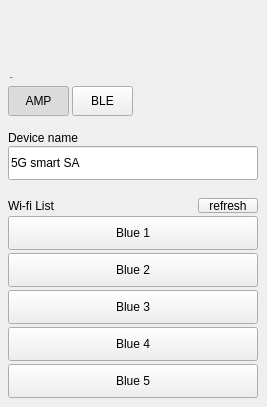
    <widget class="QWidget" name="page_2">
     <widget class="QPushButton" name="blutoothofbtn">
      <property name="geometry">
       <rect>
        <x>8</x>
        <y>21</y>
        <width>90</width>
        <height>30</height>
       </rect>
      </property>
      <property name="styleSheet">
       <string notr="true">QPushButton { border-style: flat;}
#networkset[pltdismode=&quot;indoor&quot;] QPushButton
{
background-image: url(:/bit/image/btn_radio_off_w90.png);
}

#networkset[pltdismode=&quot;outdoor&quot;] QPushButton
{
background-image: url(:/bit/image/btn_radio_off_w90.png);
}

#networkset[pltdismode=&quot;night&quot;] QPushButton
{
background-color:rgba(0,0,0,0);
background-image: url(:/bit/image/night_Off.png);
}</string>
      </property>
      <property name="text">
       <string/>
      </property>
      <property name="checkable">
       <bool>true</bool>
      </property>
     </widget>
     <widget class="QLabel" name="lblBluMode">
      <property name="geometry">
       <rect>
        <x>10</x>
        <y>70</y>
        <width>104</width>
        <height>15</height>
       </rect>
      </property>
      <property name="font">
       <font>
        <family>Arial</family>
        <pointsize>-1</pointsize>
        <weight>75</weight>
        <italic>false</italic>
        <bold>true</bold>
       </font>
      </property>
      <property name="styleSheet">
       <string notr="true">#networkset[pltdismode=&quot;indoor&quot;] QLabel
{
color:rgba(127, 127, 127, 1);
font:75 13px &quot;Arial&quot;;
font-weight:bold;
}

#networkset[pltdismode=&quot;outdoor&quot;] QLabel
{
color:rgba(127, 127, 127, 1);
font:75 13px &quot;Arial&quot;;
font-weight:bold;
}

#networkset[pltdismode=&quot;night&quot;] QLabel
{
color:rgba(88, 77, 58, 1);
font:75 13px &quot;Arial&quot;;
font-weight:bold;
}



</string>
      </property>
      <property name="text">
       <string>Mode</string>
      </property>
     </widget>
     <widget class="QPushButton" name="blu_4">
      <property name="geometry">
       <rect>
        <x>8</x>
        <y>327</y>
        <width>250</width>
        <height>34</height>
       </rect>
      </property>
      <property name="styleSheet">
       <string notr="true">#networkset[pltdismode=&quot;indoor&quot;] QPushButton
{
	background-color: rgba(211, 211, 211, 1);
	color:rgb(0,0,0);
	border:2px solid white;
	padding-left:10px;
}
#networkset[pltdismode=&quot;indoor&quot;]  QPushButton:checked
{
	font-weight:bold;	
}

#networkset[pltdismode=&quot;outdoor&quot;] QPushButton
{
	background-color: rgba(211, 211, 211, 1);
	color:rgb(0,0,0);
	border:2px solid white;
	padding-left:10px;
}
#networkset[pltdismode=&quot;outdoor&quot;]  QPushButton:checked
{
	font-weight:bold;	
}

#networkset[pltdismode=&quot;night&quot;] QPushButton
{
	background-color: rgba(24, 23, 20, 1);
	color:rgba(250, 218, 166, 1);
	border:2px solid black;
	padding-left:10px;
}
#networkset[pltdismode=&quot;night&quot;]  QPushButton:checked
{
	font-weight:bold;	
}


</string>
      </property>
      <property name="text">
       <string>Blue 4</string>
      </property>
     </widget>
     <widget class="focuslinedit" name="EditDevName_2">
      <property name="geometry">
       <rect>
        <x>8</x>
        <y>146</y>
        <width>250</width>
        <height>34</height>
       </rect>
      </property>
      <property name="styleSheet">
       <string notr="true">#networkset[pltdismode=&quot;indoor&quot;] QLineEdit
{
font:75 16px &quot;Arial&quot;;
border-image: url(:/bit/image/input_box_w180.png);
padding-left:10px;
color: rgba(0, 42, 94, 1);
}
#networkset[pltdismode=&quot;outdoor&quot;] QLineEdit
{
font:75 16px &quot;Arial&quot;;
border-image: url(:/bit/image/input_box_w180.png);
padding-left:10px;
color: rgba(0, 42, 94, 1);
}
#networkset[pltdismode=&quot;night&quot;] QLineEdit
{
font:75 16px &quot;Arial&quot;;
background-color: rgba(24,23,20,1);
padding-left:10px;
color: rgba(7,97,116, 1);
}</string>
      </property>
      <property name="text">
       <string>5G smart SA</string>
      </property>
     </widget>
     <widget class="QPushButton" name="blu_3">
      <property name="geometry">
       <rect>
        <x>8</x>
        <y>290</y>
        <width>250</width>
        <height>34</height>
       </rect>
      </property>
      <property name="styleSheet">
       <string notr="true">#networkset[pltdismode=&quot;indoor&quot;] QPushButton
{
	background-color: rgba(211, 211, 211, 1);
	color:rgb(0,0,0);
	border:2px solid white;
	padding-left:10px;
}
#networkset[pltdismode=&quot;indoor&quot;]  QPushButton:checked
{
	font-weight:bold;	
}

#networkset[pltdismode=&quot;outdoor&quot;] QPushButton
{
	background-color: rgba(211, 211, 211, 1);
	color:rgb(0,0,0);
	border:2px solid white;
	padding-left:10px;
}
#networkset[pltdismode=&quot;outdoor&quot;]  QPushButton:checked
{
	font-weight:bold;	
}

#networkset[pltdismode=&quot;night&quot;] QPushButton
{
	background-color: rgba(24, 23, 20, 1);
	color:rgba(250, 218, 166, 1);
	border:2px solid black;
	padding-left:10px;
}
#networkset[pltdismode=&quot;night&quot;]  QPushButton:checked
{
	font-weight:bold;	
}


</string>
      </property>
      <property name="text">
       <string>Blue 3</string>
      </property>
     </widget>
     <widget class="QLabel" name="lblBluList">
      <property name="geometry">
       <rect>
        <x>8</x>
        <y>198</y>
        <width>104</width>
        <height>15</height>
       </rect>
      </property>
      <property name="styleSheet">
       <string notr="true">#networkset[pltdismode=&quot;indoor&quot;] QLabel
{
color:rgba(127, 127, 127, 1);
font:75 13px &quot;Arial&quot;;
font-weight:bold;
}

#networkset[pltdismode=&quot;outdoor&quot;] QLabel
{
color:rgba(127, 127, 127, 1);
font:75 13px &quot;Arial&quot;;
font-weight:bold;
}

#networkset[pltdismode=&quot;night&quot;] QLabel
{
color:rgba(88, 77, 58, 1);
font:75 13px &quot;Arial&quot;;
font-weight:bold;
}



</string>
      </property>
      <property name="text">
       <string>Wi-fi List</string>
      </property>
     </widget>
     <widget class="QPushButton" name="blu_1">
      <property name="geometry">
       <rect>
        <x>8</x>
        <y>216</y>
        <width>250</width>
        <height>34</height>
       </rect>
      </property>
      <property name="styleSheet">
       <string notr="true">#networkset[pltdismode=&quot;indoor&quot;] QPushButton
{
	background-color: rgba(211, 211, 211, 1);
	color:rgb(0,0,0);
	border:2px solid white;
	padding-left:10px;
}
#networkset[pltdismode=&quot;indoor&quot;]  QPushButton:checked
{
	font-weight:bold;	
}

#networkset[pltdismode=&quot;outdoor&quot;] QPushButton
{
	background-color: rgba(211, 211, 211, 1);
	color:rgb(0,0,0);
	border:2px solid white;
	padding-left:10px;
}
#networkset[pltdismode=&quot;outdoor&quot;]  QPushButton:checked
{
	font-weight:bold;	
}

#networkset[pltdismode=&quot;night&quot;] QPushButton
{
	background-color: rgba(24, 23, 20, 1);
	color:rgba(250, 218, 166, 1);
	border:2px solid black;
	padding-left:10px;
}
#networkset[pltdismode=&quot;night&quot;]  QPushButton:checked
{
	font-weight:bold;	
}


</string>
      </property>
      <property name="text">
       <string>Blue 1</string>
      </property>
      <property name="default">
       <bool>false</bool>
      </property>
      <property name="flat">
       <bool>false</bool>
      </property>
     </widget>
     <widget class="QPushButton" name="blu_5">
      <property name="geometry">
       <rect>
        <x>8</x>
        <y>364</y>
        <width>250</width>
        <height>34</height>
       </rect>
      </property>
      <property name="styleSheet">
       <string notr="true">#networkset[pltdismode=&quot;indoor&quot;] QPushButton
{
	background-color: rgba(211, 211, 211, 1);
	color:rgb(0,0,0);
	border:2px solid white;
	padding-left:10px;
}
#networkset[pltdismode=&quot;indoor&quot;]  QPushButton:checked
{
	font-weight:bold;	
}

#networkset[pltdismode=&quot;outdoor&quot;] QPushButton
{
	background-color: rgba(211, 211, 211, 1);
	color:rgb(0,0,0);
	border:2px solid white;
	padding-left:10px;
}
#networkset[pltdismode=&quot;outdoor&quot;]  QPushButton:checked
{
	font-weight:bold;	
}

#networkset[pltdismode=&quot;night&quot;] QPushButton
{
	background-color: rgba(24, 23, 20, 1);
	color:rgba(250, 218, 166, 1);
	border:2px solid black;
	padding-left:10px;
}
#networkset[pltdismode=&quot;night&quot;]  QPushButton:checked
{
	font-weight:bold;	
}


</string>
      </property>
      <property name="text">
       <string>Blue 5</string>
      </property>
     </widget>
     <widget class="QPushButton" name="blu_2">
      <property name="geometry">
       <rect>
        <x>8</x>
        <y>253</y>
        <width>250</width>
        <height>34</height>
       </rect>
      </property>
      <property name="styleSheet">
       <string notr="true">#networkset[pltdismode=&quot;indoor&quot;] QPushButton
{
	background-color: rgba(211, 211, 211, 1);
	color:rgb(0,0,0);
	border:2px solid white;
	padding-left:10px;
}
#networkset[pltdismode=&quot;indoor&quot;]  QPushButton:checked
{
	font-weight:bold;	
}

#networkset[pltdismode=&quot;outdoor&quot;] QPushButton
{
	background-color: rgba(211, 211, 211, 1);
	color:rgb(0,0,0);
	border:2px solid white;
	padding-left:10px;
}
#networkset[pltdismode=&quot;outdoor&quot;]  QPushButton:checked
{
	font-weight:bold;	
}

#networkset[pltdismode=&quot;night&quot;] QPushButton
{
	background-color: rgba(24, 23, 20, 1);
	color:rgba(250, 218, 166, 1);
	border:2px solid black;
	padding-left:10px;
}
#networkset[pltdismode=&quot;night&quot;]  QPushButton:checked
{
	font-weight:bold;	
}


</string>
      </property>
      <property name="text">
       <string>Blue 2</string>
      </property>
      <property name="checkable">
       <bool>false</bool>
      </property>
      <property name="checked">
       <bool>false</bool>
      </property>
     </widget>
     <widget class="QPushButton" name="pb_blu_refresh">
      <property name="geometry">
       <rect>
        <x>198</x>
        <y>198</y>
        <width>60</width>
        <height>15</height>
       </rect>
      </property>
      <property name="styleSheet">
       <string notr="true">#networkset[pltdismode=&quot;indoor&quot;] QPushButton
{
	color:rgba(6, 62, 97, 1);
	font:75 13px &quot;Arial&quot;;
	font-weight:bold;
}

#networkset[pltdismode=&quot;outdoor&quot;] QPushButton
{
	color:rgba(6, 62, 97, 1);
	font:75 13px &quot;Arial&quot;;
	font-weight:bold;
}

#networkset[pltdismode=&quot;night&quot;] QPushButton
{
	color:rgba(7, 97, 116, 1);
	font:75 13px &quot;Arial&quot;;
	font-weight:bold;
	background-color:rgba(0,0,0,0);
}</string>
      </property>
      <property name="text">
       <string>refresh</string>
      </property>
     </widget>
     <widget class="QLabel" name="lblDevName">
      <property name="geometry">
       <rect>
        <x>8</x>
        <y>130</y>
        <width>104</width>
        <height>15</height>
       </rect>
      </property>
      <property name="styleSheet">
       <string notr="true">#networkset[pltdismode=&quot;indoor&quot;] QLabel
{
color:rgba(127, 127, 127, 1);
font:75 13px &quot;Arial&quot;;
font-weight:bold;
}

#networkset[pltdismode=&quot;outdoor&quot;] QLabel
{
color:rgba(127, 127, 127, 1);
font:75 13px &quot;Arial&quot;;
font-weight:bold;
}

#networkset[pltdismode=&quot;night&quot;] QLabel
{
color:rgba(88, 77, 58, 1);
font:75 13px &quot;Arial&quot;;
font-weight:bold;
}



</string>
      </property>
      <property name="text">
       <string>Device name</string>
      </property>
     </widget>
     <widget class="QPushButton" name="pb_AMP">
      <property name="geometry">
       <rect>
        <x>8</x>
        <y>86</y>
        <width>61</width>
        <height>30</height>
       </rect>
      </property>
      <property name="styleSheet">
       <string notr="true">#networkset[pltdismode=&quot;indoor&quot;] QPushButton:checked{
	color:rgba(87, 87, 87,1);
	padding: 8px 14px 7px 15px;
	background-image: url(:/bit/image/popup/btn_left.png);
}

#networkset[pltdismode=&quot;indoor&quot;] QPushButton
{
	color:rgba(123, 123, 123,1);
	font: 75 13px &quot;Arial&quot;;
	border-style:flat;
	font-weight:bold;
	padding: 8px 14px 7px 15px;
	background-image: url(:/bit/image/popup/btn_right.png);
}

#networkset[pltdismode=&quot;outdoor&quot;] QPushButton:checked{
	color:rgba(87, 87, 87,1);
	padding: 8px 14px 7px 15px;
	background-image: url(:/bit/image/popup/btn_left.png);
}

#networkset[pltdismode=&quot;outdoor&quot;] QPushButton
{
	color:rgba(123, 123, 123,1);
	font: 75 13px &quot;Arial&quot;;
	border-style:flat;
	font-weight:bold;
	padding: 8px 14px 7px 15px;
	background-image: url(:/bit/image/popup/btn_right.png);
}

#networkset[pltdismode=&quot;night&quot;] QPushButton:checked
{
	background-color:rgba(0,0,0,0);
	color:rgba(57, 57, 57, 1);
	padding: 8px 14px 7px 15px;
	border-image: url(:/bit/image/popup/btn_left_click.png);
}

#networkset[pltdismode=&quot;night&quot;] QPushButton
{
	background-color:rgba(0,0,0,0);
	color:rgba(145, 127, 96, 1);
	font: 75 13px &quot;Arial&quot;;
	border-style:flat;
	font-weight:bold;
	padding: 8px 14px 7px 15px;
	border-image: url(:/bit/image/popup/btn_left_nor.png);
}
</string>
      </property>
      <property name="text">
       <string>AMP</string>
      </property>
      <property name="checkable">
       <bool>true</bool>
      </property>
      <property name="checked">
       <bool>true</bool>
      </property>
      <property name="autoRepeat">
       <bool>false</bool>
      </property>
      <property name="autoExclusive">
       <bool>true</bool>
      </property>
      <attribute name="buttonGroup">
       <string notr="true">buttonGroup_2</string>
      </attribute>
     </widget>
     <widget class="QPushButton" name="pb_BLE">
      <property name="geometry">
       <rect>
        <x>72</x>
        <y>86</y>
        <width>61</width>
        <height>30</height>
       </rect>
      </property>
      <property name="styleSheet">
       <string notr="true">#networkset[pltdismode=&quot;indoor&quot;] QPushButton
{
	color:rgba(123, 123, 123,1);
	font: 75 13px &quot;Arial&quot;;
	border-style:flat;
	font-weight:bold;
	padding: 8px 5px 7px 6px;
	background-image: url(:/bit/image/popup/btn_left.png);
	background-position:right;
}

#networkset[pltdismode=&quot;indoor&quot;] QPushButton::checked
{
	color:rgba(87, 87, 87,1);
	padding: 8px 5px 7px 6px;
	background-image: url(:/bit/image/popup/btn_right.png);
	background-position:right;
}

#networkset[pltdismode=&quot;outdoor&quot;] QPushButton
{
	background-color:rgba(0,0,0,0);
	color:rgba(123, 123, 123,1);
	font: 75 13px &quot;Arial&quot;;
	border-style:flat;
	font-weight:bold;
	padding: 8px 5px 7px 6px;
	background-image: url(:/bit/image/popup/btn_left.png);
	background-position:right;
}

#networkset[pltdismode=&quot;outdoor&quot;] QPushButton::checked
{
	background-color:rgba(0,0,0,0);
	color:rgba(87, 87, 87,1);
	padding: 8px 5px 7px 6px;
	background-image: url(:/bit/image/popup/btn_right.png);
	background-position:right;
}

#networkset[pltdismode=&quot;night&quot;] QPushButton:checked
{
	background-color:rgba(0,0,0);
	color:rgba(57, 57, 57, 1);
	padding: 8px 14px 7px 15px;
	border-image: url(:/bit/image/popup/btn_right_click.png);
}

#networkset[pltdismode=&quot;night&quot;] QPushButton
{
	background-color:rgba(0,0,0,0);
	color:rgba(145, 127, 96, 1);
	font: 75 13px &quot;Arial&quot;;
	border-style:flat;
	font-weight:bold;
	padding: 8px 14px 7px 15px;
	border-image: url(:/bit/image/popup/btn_right_nor.png);
}</string>
      </property>
      <property name="text">
       <string>BLE</string>
      </property>
      <property name="checkable">
       <bool>true</bool>
      </property>
      <property name="checked">
       <bool>false</bool>
      </property>
      <property name="autoRepeat">
       <bool>false</bool>
      </property>
      <property name="autoExclusive">
       <bool>true</bool>
      </property>
      <attribute name="buttonGroup">
       <string notr="true">buttonGroup_2</string>
      </attribute>
     </widget>
    </widget>
